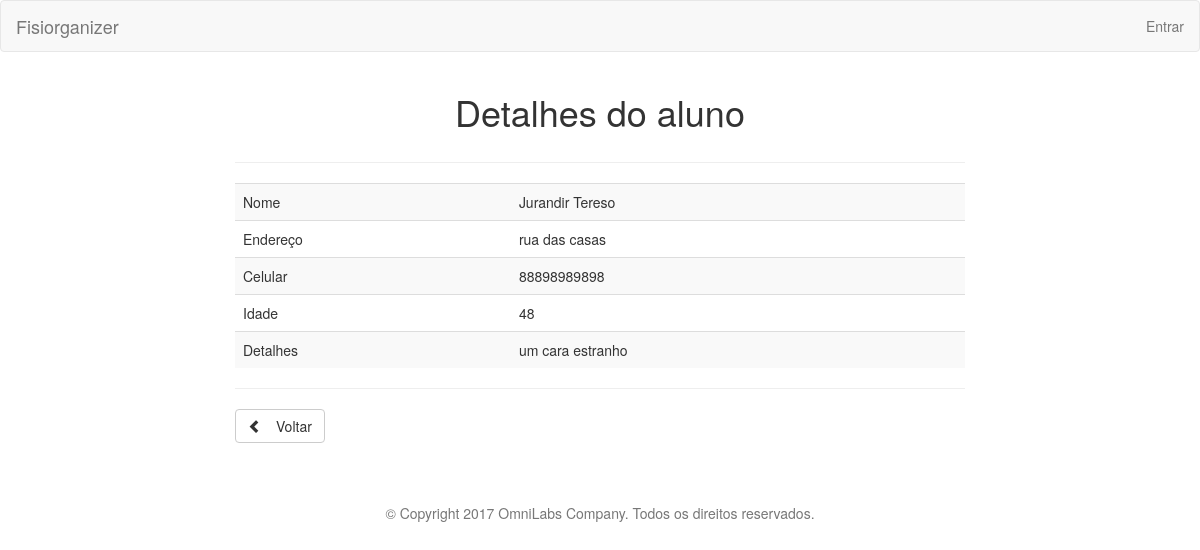
Page /customer/details/1 on the committed database.
### Fisiorganizer_SITE/models.py (models this page shows, shortened)
class Customer(models.Model):
    id = models.AutoField(primary_key=True)
    name = models.CharField(max_length=100, blank=False, default='')
    address = models.CharField(max_length=150, blank=True)
    city = models.CharField(max_length=25)
    cellphone = models.PositiveIntegerField(blank=False, null=False)
    age = models.IntegerField(blank=False)
    details = models.TextField(max_length=500, blank=True)

### Fisiorganizer_SITE/controllers/customer_controller.py (the view)
# urls.py: url(r'^details/(?P<id>[0-9]{1})', customer_controller.details, name='customer_details'),
def details(request, id):
    customer = get_object_or_404(Customer, id=id)
    dto = {
        'Nome': customer.name,
        'Endereço': customer.address,
        'Celular': customer.cellphone,
        'Idade': customer.age,
        'Detalhes': customer.details
    }
    return render(request, 'customer/customer_details.html', {'dto': dto.items()})

### Fisiorganizer_SITE/templates/customer/customer_details.html
{% extends "layout.html" %}
{% load widget_tweaks %}
{% load static %}
{% block content %}
<h1 class="text-center">Detalhes do aluno</h1>
<div class="col-sm-2"></div>
<div class="col-md-8">
    <hr>
    <table class="table table-striped">
        <tbody>
        {% for key, value in dto %}
        <tr>
            <td>
                {{ key }}
            </td>
            <td>
                {{ value }}
            </td>
        </tr>
        {% endfor %}
        </tbody>
    </table>
    <hr>
        <a href="javascript:history.go(-1)" class="btn btn-default" role="button">
        <span class="glyphicon glyphicon-chevron-left" aria-hidden="true">&nbsp;</span>Voltar
    </a>
    </div>
<div class="col-sm-2"></div>
{% endblock %}

### rows in the picture
Customer: dto "Jurandir Tereso" "rua das casas" "um cara estranho"

### other values in the picture
{{ key }} "Nome" "Endereço" "Celular" "Idade" "Detalhes"
{{ value }} "88898989898" "48"
